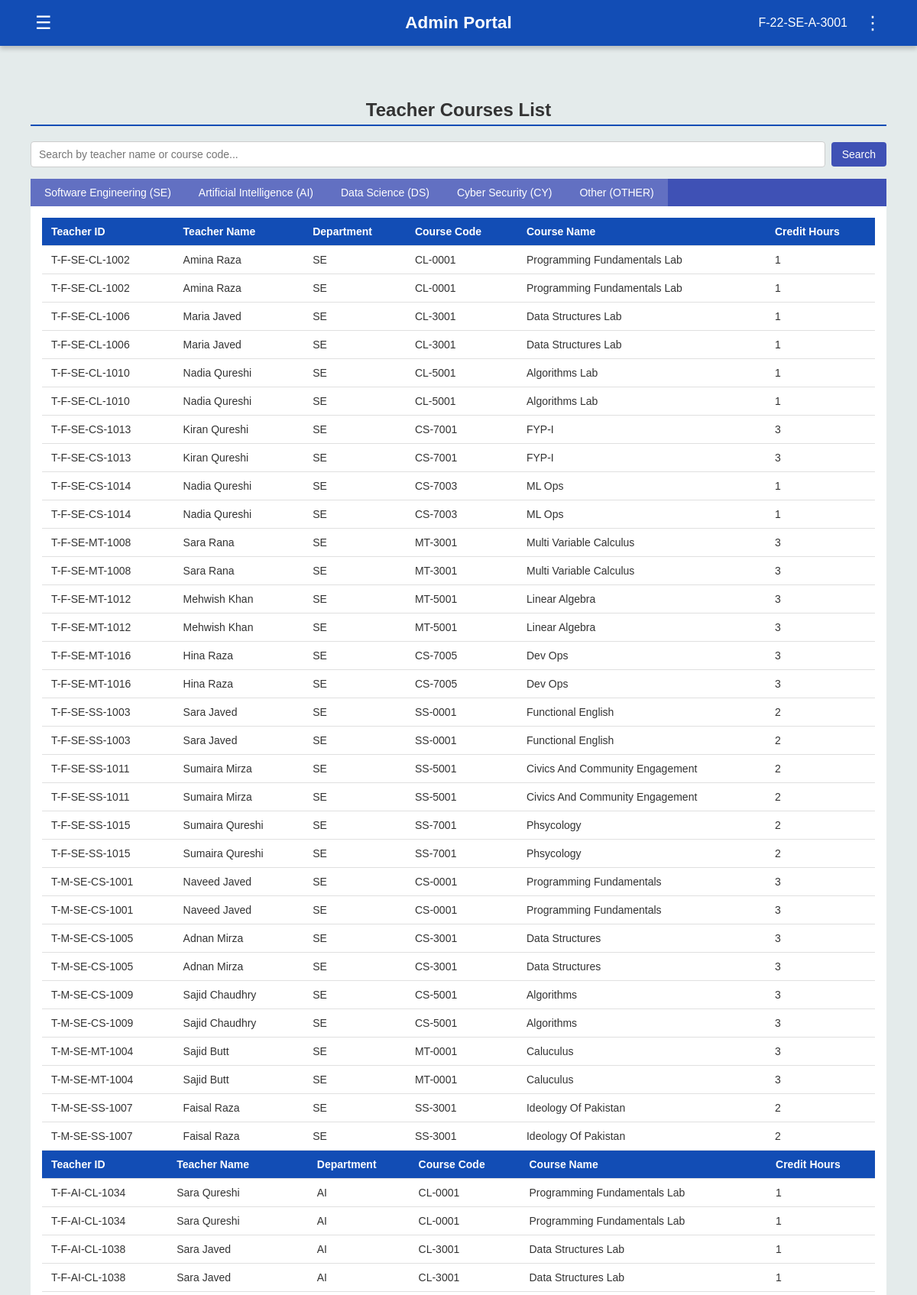
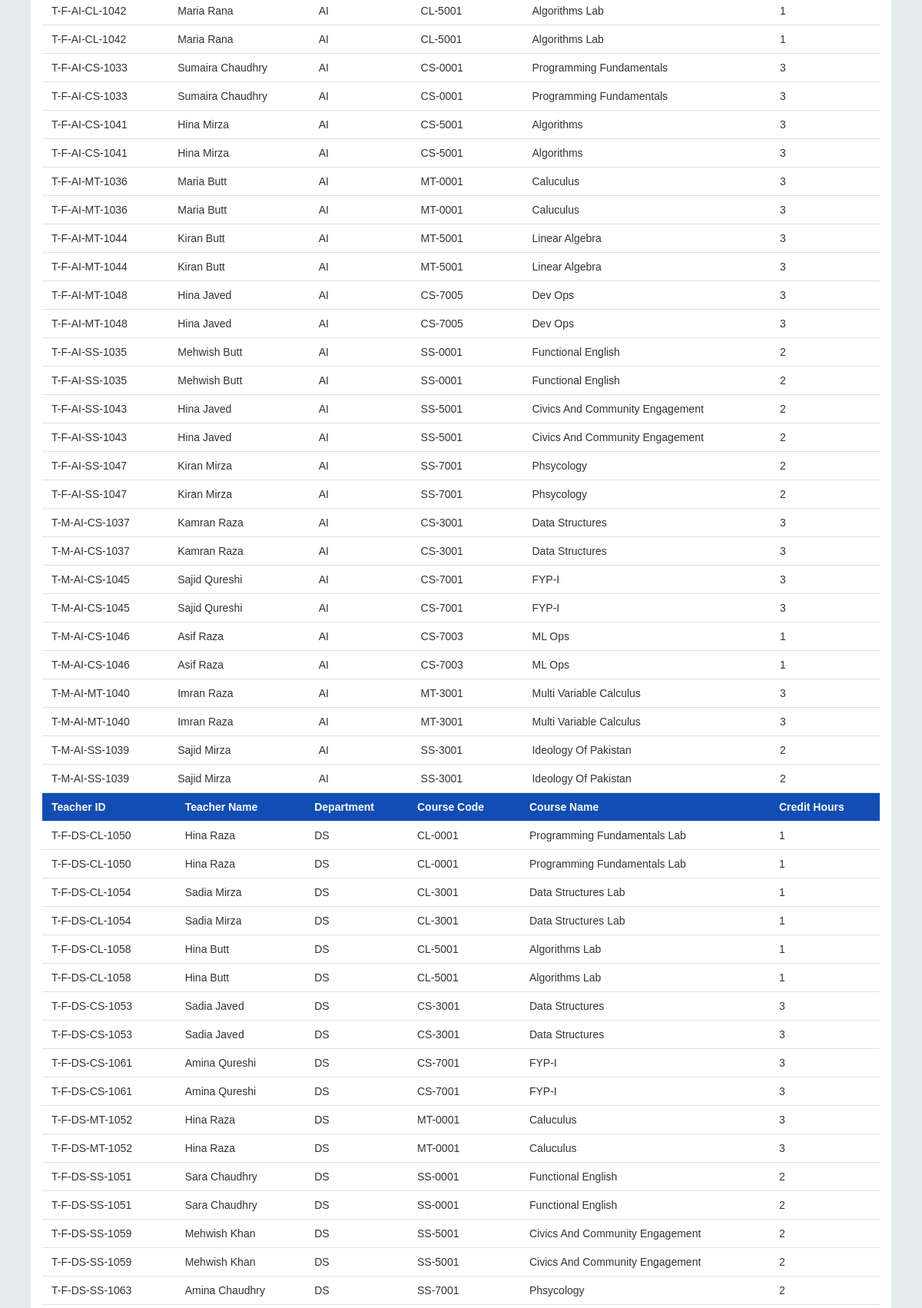
/admin/teacher-courses (signed in, upper part), run on the app's committed database (2 pictures, top to bottom).
### tables this page shows
CREATE TABLE teachers (
            Teacher_ID TEXT PRIMARY KEY,
            Name TEXT,
            Gender TEXT,
            DOB TEXT,
            CNIC TEXT,
            Email TEXT,
            Mobile_No TEXT,
            Current_Address TEXT,
            Permanent_Address TEXT,
            Home_Phone TEXT,
            Postal_Code TEXT,
            Department TEXT,
            Course_Code TEXT,
            Course_Name TEXT
        );

CREATE TABLE courses (
        Course_Code TEXT PRIMARY KEY,
        Course_Name TEXT, Credit_Hr INTEGER, Prerequisite TEXT
    );

### app.py (the view, shortened to what this page needs)
@app.route("/admin/teacher-courses")
def admin_teacher_courses():
    if "user" not in session:
        return redirect(url_for("adminlogin"))
    q = request.args.get("q", "").strip().lower()
    conn = sqlite3.connect("flake.db")
    conn.row_factory = sqlite3.Row
    cur = conn.cursor()
    cur.execute("""
        SELECT
            t.Teacher_ID,
            t.Name AS Teacher_Name,
            t.Department,
            c.Course_Code,
            c.Course_Name,
            c.Credit_Hr
        FROM teacher_courses tc
        JOIN teachers t ON tc.Teacher_ID = t.Teacher_ID
        JOIN courses c ON tc.Course_Code = c.Course_Code
        ORDER BY t.Department, t.Teacher_ID, c.Course_Code
    """)
    rows = cur.fetchall()
    conn.close()
    tabs = {
        "SE": {"label": "Software Engineering", "items": []},
        "AI": {"label": "Artificial Intelligence", "items": []},
        "DS": {"label": "Data Science", "items": []},
        "CY": {"label": "Cyber Security", "items": []},
        "OTHER": {"label": "Other", "items": []},
    }
    for r in rows:
        dept = (r["Department"] or "").upper()
        if dept not in tabs:
            dept = "OTHER"
        tabs[dept]["items"].append(r)
    return render_template(
        "admin_teacher_courses.html",
        user=session.get("user"),
        tabs=tabs,
        q=q
    )

### templates/admin_teacher_courses.html (shortened to what this page needs)
{% extends "admin_dashboard.html" %}
{% block content %}
<section class="content-section">
  <h2>Teacher Courses List</h2>
  <form method="get" class="search-form">
    <input type="text" name="q"
           placeholder="Search by teacher name or course code..."
           value="{{ q or '' }}">
    <button type="submit">Search</button>
  </form>
  <div class="dept-tabs">
    {% set first = True %}
    {% for code, info in tabs.items() %}
      <button
        class="dept-tab-btn {% if first %}active{% endif %}"
        data-target="pane-{{ code }}"
      >
        {{ info.label }} ({{ code }})
      </button>
      {% set first = False %}
    {% endfor %}
  </div>
  <div class="dept-tab-content">
    {% set first = True %}
    {% for code, info in tabs.items() %}
      <div
        id="pane-{{ code }}"
        class="dept-tab-pane {% if first %}active{% endif %}"
      >
        {% if info["items"] %}
          <table class="styled-table">
            <thead>
              <tr>
                <th>Teacher ID</th>
                <th>Teacher Name</th>
                <th>Department</th>
                <th>Course Code</th>
                <th>Course Name</th>
                <th>Credit Hours</th>
              </tr>
            </thead>
            <tbody>
              {% for r in info["items"] %}
              <tr>
                <td>{{ r.Teacher_ID }}</td>
                <td>{{ r.Teacher_Name }}</td>
                <td>{{ r.Department }}</td>
                <td>{{ r.Course_Code }}</td>
                <td>{{ r.Course_Name }}</td>
                <td>{{ r.Credit_Hr }}</td>
              </tr>
              {% endfor %}
            </tbody>
          </table>
        {% else %}
          <p>No teacher-course records found in this department.</p>
        {% endif %}
      </div>
      {% set first = False %}
    {% endfor %}
  </div>
</section>
{% endblock %}

### static/portal_template.css (style rules this page uses)
body { margin: 0; font-family: Arial, Helvetica, sans-serif; background-color: #E4EBEB; color: #333; }
table { width: 100%; border-collapse: collapse; }
th, td { padding: 10px 12px; border-bottom: 1px solid #e0e0e0; text-align: left; font-size: 14px; }
th { background-color: #124DB5; color: white; }
h2 { border-bottom: 2px solid #124DB5; padding-bottom: 5px; margin-top: 30px; }
.dept-tabs { display: flex; background-color: #3f51b5; border-radius: 0; overflow-x: auto; white-space: nowrap; }
.dept-tab-btn { border: none; padding: 10px 18px; cursor: pointer; background-color: transparent; color: #e0e0ff; font-size: 14px; outline: none; transition: background-color 0.2s ease; }
.dept-tab-btn.active { background-color: rgba(255, 255, 255, 0.18); color: #ffffff; }
.dept-tab-content { background-color: #ffffff; padding: 15px; }
.dept-tab-pane { display: none; }
.dept-tab-pane.active { display: block; }
.search-form { display: flex; align-items: center; gap: 8px; margin: 10px 0 15px 0; }
.search-form input[type="text"] { flex: 1; min-width: 220px; padding: 8px 10px; border-radius: 4px; border: 1px solid #ccc; font-size: 14px; }
.search-form button[type="submit"] { padding: 8px 14px; border: none; border-radius: 4px; background-color: #3f51b5; color: #ffffff; font-size: 14px; cursor: pointer; transition: background-color 0.2s ease; }

### data on the page
teachers: Teacher_ID "T-F-SE-CL-1002", Teacher_Name "Amina Raza", Department "SE", Course_Code "CL-0001", Course_Name "Programming Fundamentals Lab", Credit_Hr "1"
teachers: Teacher_ID "T-F-SE-CL-1006", Teacher_Name "Maria Javed", Department "SE", Course_Code "CL-3001", Course_Name "Data Structures Lab", Credit_Hr "1"
teachers: Teacher_ID "T-F-SE-CL-1010", Teacher_Name "Nadia Qureshi", Department "SE", Course_Code "CL-5001", Course_Name "Algorithms Lab", Credit_Hr "1"
teachers: Teacher_ID "T-F-SE-CS-1013", Teacher_Name "Kiran Qureshi", Department "SE", Course_Code "CS-7001", Course_Name "FYP-I", Credit_Hr "3"
teachers: Teacher_ID "T-F-SE-CS-1014", Teacher_Name "Nadia Qureshi", Department "SE", Course_Code "CS-7003", Course_Name "ML Ops", Credit_Hr "1"
teachers: Teacher_ID "T-F-SE-MT-1008", Teacher_Name "Sara Rana", Department "SE", Course_Code "MT-3001", Course_Name "Multi Variable Calculus", Credit_Hr "3"
teachers: Teacher_ID "T-F-SE-MT-1012", Teacher_Name "Mehwish Khan", Department "SE", Course_Code "MT-5001", Course_Name "Linear Algebra", Credit_Hr "3"
teachers: Teacher_ID "T-F-SE-MT-1016", Teacher_Name "Hina Raza", Department "SE", Course_Code "CS-7005", Course_Name "Dev Ops", Credit_Hr "3"
teachers: Teacher_ID "T-F-SE-SS-1003", Teacher_Name "Sara Javed", Department "SE", Course_Code "SS-0001", Course_Name "Functional English", Credit_Hr "2"
teachers: Teacher_ID "T-F-SE-SS-1011", Teacher_Name "Sumaira Mirza", Department "SE", Course_Code "SS-5001", Course_Name "Civics And Community Engagement", Credit_Hr "2"
teachers: Teacher_ID "T-F-SE-SS-1015", Teacher_Name "Sumaira Qureshi", Department "SE", Course_Code "SS-7001", Course_Name "Phsycology", Credit_Hr "2"
teachers: Teacher_ID "T-M-SE-CS-1001", Teacher_Name "Naveed Javed", Department "SE", Course_Code "CS-0001", Course_Name "Programming Fundamentals", Credit_Hr "3"
teachers: Teacher_ID "T-M-SE-CS-1005", Teacher_Name "Adnan Mirza", Department "SE", Course_Code "CS-3001", Course_Name "Data Structures", Credit_Hr "3"
teachers: Teacher_ID "T-M-SE-CS-1009", Teacher_Name "Sajid Chaudhry", Department "SE", Course_Code "CS-5001", Course_Name "Algorithms", Credit_Hr "3"
teachers: Teacher_ID "T-M-SE-MT-1004", Teacher_Name "Sajid Butt", Department "SE", Course_Code "MT-0001", Course_Name "Caluculus", Credit_Hr "3"
teachers: Teacher_ID "T-M-SE-SS-1007", Teacher_Name "Faisal Raza", Department "SE", Course_Code "SS-3001", Course_Name "Ideology Of Pakistan", Credit_Hr "2"
teachers: Teacher_ID "T-F-AI-CL-1034", Teacher_Name "Sara Qureshi", Department "AI", Course_Code "CL-0001", Course_Name "Programming Fundamentals Lab", Credit_Hr "1"
teachers: Teacher_ID "T-F-AI-CL-1038", Teacher_Name "Sara Javed", Department "AI", Course_Code "CL-3001", Course_Name "Data Structures Lab", Credit_Hr "1"
teachers: Teacher_ID "T-F-AI-CL-1042", Teacher_Name "Maria Rana", Department "AI", Course_Code "CL-5001", Course_Name "Algorithms Lab", Credit_Hr "1"
teachers: Teacher_ID "T-F-AI-CS-1033", Teacher_Name "Sumaira Chaudhry", Department "AI", Course_Code "CS-0001", Course_Name "Programming Fundamentals", Credit_Hr "3"
teachers: Teacher_ID "T-F-AI-CS-1041", Teacher_Name "Hina Mirza", Department "AI", Course_Code "CS-5001", Course_Name "Algorithms", Credit_Hr "3"
teachers: Teacher_ID "T-F-AI-MT-1036", Teacher_Name "Maria Butt", Department "AI", Course_Code "MT-0001", Course_Name "Caluculus", Credit_Hr "3"
teachers: Teacher_ID "T-F-AI-MT-1044", Teacher_Name "Kiran Butt", Department "AI", Course_Code "MT-5001", Course_Name "Linear Algebra", Credit_Hr "3"
teachers: Teacher_ID "T-F-AI-MT-1048", Teacher_Name "Hina Javed", Department "AI", Course_Code "CS-7005", Course_Name "Dev Ops", Credit_Hr "3"
teachers: Teacher_ID "T-F-AI-SS-1035", Teacher_Name "Mehwish Butt", Department "AI", Course_Code "SS-0001", Course_Name "Functional English", Credit_Hr "2"
teachers: Teacher_ID "T-F-AI-SS-1043", Teacher_Name "Hina Javed", Department "AI", Course_Code "SS-5001", Course_Name "Civics And Community Engagement", Credit_Hr "2"
teachers: Teacher_ID "T-F-AI-SS-1047", Teacher_Name "Kiran Mirza", Department "AI", Course_Code "SS-7001", Course_Name "Phsycology", Credit_Hr "2"
teachers: Teacher_ID "T-M-AI-CS-1037", Teacher_Name "Kamran Raza", Department "AI", Course_Code "CS-3001", Course_Name "Data Structures", Credit_Hr "3"
teachers: Teacher_ID "T-M-AI-CS-1045", Teacher_Name "Sajid Qureshi", Department "AI", Course_Code "CS-7001", Course_Name "FYP-I", Credit_Hr "3"
teachers: Teacher_ID "T-M-AI-CS-1046", Teacher_Name "Asif Raza", Department "AI", Course_Code "CS-7003", Course_Name "ML Ops", Credit_Hr "1"
teachers: Teacher_ID "T-M-AI-MT-1040", Teacher_Name "Imran Raza", Department "AI", Course_Code "MT-3001", Course_Name "Multi Variable Calculus", Credit_Hr "3"
teachers: Teacher_ID "T-M-AI-SS-1039", Teacher_Name "Sajid Mirza", Department "AI", Course_Code "SS-3001", Course_Name "Ideology Of Pakistan", Credit_Hr "2"
teachers: Teacher_ID "T-F-DS-CL-1050", Teacher_Name "Hina Raza", Department "DS", Course_Code "CL-0001", Course_Name "Programming Fundamentals Lab", Credit_Hr "1"
teachers: Teacher_ID "T-F-DS-CL-1054", Teacher_Name "Sadia Mirza", Department "DS", Course_Code "CL-3001", Course_Name "Data Structures Lab", Credit_Hr "1"
teachers: Teacher_ID "T-F-DS-CL-1058", Teacher_Name "Hina Butt", Department "DS", Course_Code "CL-5001", Course_Name "Algorithms Lab", Credit_Hr "1"
teachers: Teacher_ID "T-F-DS-CS-1053", Teacher_Name "Sadia Javed", Department "DS", Course_Code "CS-3001", Course_Name "Data Structures", Credit_Hr "3"
teachers: Teacher_ID "T-F-DS-CS-1061", Teacher_Name "Amina Qureshi", Department "DS", Course_Code "CS-7001", Course_Name "FYP-I", Credit_Hr "3"
teachers: Teacher_ID "T-F-DS-MT-1052", Teacher_Name "Hina Raza", Department "DS", Course_Code "MT-0001", Course_Name "Caluculus", Credit_Hr "3"
teachers: Teacher_ID "T-F-DS-SS-1051", Teacher_Name "Sara Chaudhry", Department "DS", Course_Code "SS-0001", Course_Name "Functional English", Credit_Hr "2"
teachers: Teacher_ID "T-F-DS-SS-1059", Teacher_Name "Mehwish Khan", Department "DS", Course_Code "SS-5001", Course_Name "Civics And Community Engagement", Credit_Hr "2"
teachers: Teacher_ID "T-F-DS-SS-1063", Teacher_Name "Amina Chaudhry", Department "DS", Course_Code "SS-7001", Course_Name "Phsycology", Credit_Hr "2"

### other printed values
{{ user }} "F-22-SE-A-3001"
{{ info.label }} "Software Engineering" "Artificial Intelligence" "Data Science" "Cyber Security" "Other"
{{ code }} "SE" "AI" "DS" "CY" "OTHER"
